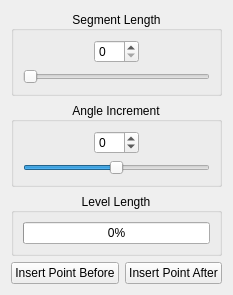
              <widget class="QWidget" name="tabPath">
               <property name="autoFillBackground">
                <bool>true</bool>
               </property>
               <attribute name="title">
                <string>Path</string>
               </attribute>
               <layout class="QVBoxLayout" name="verticalLayout_6" stretch="0,0,0,0">
                <item>
                 <widget class="QGroupBox" name="groupBox">
                  <property name="maximumSize">
                   <size>
                    <width>16777215</width>
                    <height>100</height>
                   </size>
                  </property>
                  <property name="title">
                   <string>Segment Length</string>
                  </property>
                  <property name="alignment">
                   <set>Qt::AlignCenter</set>
                  </property>
                  <layout class="QGridLayout" name="gridLayout_5">
                   <item row="0" column="0" alignment="Qt::AlignHCenter">
                    <widget class="QSpinBox" name="lengthSpin">
                     <property name="enabled">
                      <bool>true</bool>
                     </property>
                     <property name="maximumSize">
                      <size>
                       <width>45</width>
                       <height>16777215</height>
                      </size>
                     </property>
                     <property name="maximum">
                      <number>350</number>
                     </property>
                    </widget>
                   </item>
                   <item row="1" column="0">
                    <widget class="QSlider" name="lengthSlide">
                     <property name="maximum">
                      <number>350</number>
                     </property>
                     <property name="orientation">
                      <enum>Qt::Horizontal</enum>
                     </property>
                     <property name="invertedAppearance">
                      <bool>false</bool>
                     </property>
                     <property name="invertedControls">
                      <bool>false</bool>
                     </property>
                    </widget>
                   </item>
                  </layout>
                 </widget>
                </item>
                <item>
                 <widget class="QGroupBox" name="groupBox_3">
                  <property name="maximumSize">
                   <size>
                    <width>16777215</width>
                    <height>100</height>
                   </size>
                  </property>
                  <property name="title">
                   <string>Angle Increment</string>
                  </property>
                  <property name="alignment">
                   <set>Qt::AlignCenter</set>
                  </property>
                  <layout class="QGridLayout" name="gridLayout_8">
                   <item row="0" column="0" alignment="Qt::AlignHCenter">
                    <widget class="QSpinBox" name="angleSpin">
                     <property name="enabled">
                      <bool>true</bool>
                     </property>
                     <property name="maximumSize">
                      <size>
                       <width>45</width>
                       <height>16777215</height>
                      </size>
                     </property>
                     <property name="minimum">
                      <number>-235</number>
                     </property>
                     <property name="maximum">
                      <number>235</number>
                     </property>
                    </widget>
                   </item>
                   <item row="1" column="0">
                    <widget class="QSlider" name="angleSlide">
                     <property name="minimum">
                      <number>-252</number>
                     </property>
                     <property name="maximum">
                      <number>252</number>
                     </property>
                     <property name="orientation">
                      <enum>Qt::Horizontal</enum>
                     </property>
                    </widget>
                   </item>
                  </layout>
                 </widget>
                </item>
                <item alignment="Qt::AlignTop">
                 <widget class="QGroupBox" name="groupBox_8">
                  <property name="title">
                   <string>Level Length</string>
                  </property>
                  <property name="alignment">
                   <set>Qt::AlignCenter</set>
                  </property>
                  <layout class="QVBoxLayout" name="verticalLayout_13">
                   <item>
                    <widget class="QProgressBar" name="progressBar">
                     <property name="value">
                      <number>0</number>
                     </property>
                     <property name="invertedAppearance">
                      <bool>false</bool>
                     </property>
                    </widget>
                   </item>
                  </layout>
                 </widget>
                </item>
                <item>
                 <layout class="QHBoxLayout" name="horizontalLayout_10" stretch="0,0">
                  <item>
                   <widget class="QPushButton" name="insertBefore">
                    <property name="sizePolicy">
                     <sizepolicy hsizetype="Maximum" vsizetype="Fixed">
                      <horstretch>0</horstretch>
                      <verstretch>0</verstretch>
                     </sizepolicy>
                    </property>
                    <property name="text">
                     <string>Insert Point Before</string>
                    </property>
                   </widget>
                  </item>
                  <item>
                   <widget class="QPushButton" name="insertAfter">
                    <property name="sizePolicy">
                     <sizepolicy hsizetype="Maximum" vsizetype="Fixed">
                      <horstretch>0</horstretch>
                      <verstretch>0</verstretch>
                     </sizepolicy>
                    </property>
                    <property name="text">
                     <string>Insert Point After</string>
                    </property>
                   </widget>
                  </item>
                 </layout>
                </item>
               </layout>
              </widget>
